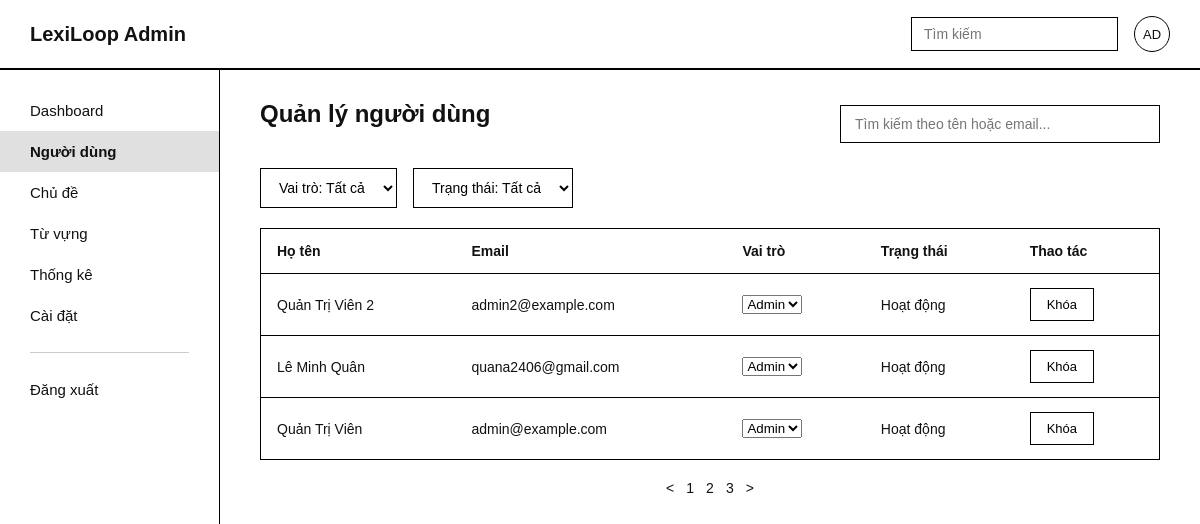
The page /pages/admin/D_Quanlynguoidung.php on the database as committed earlier.
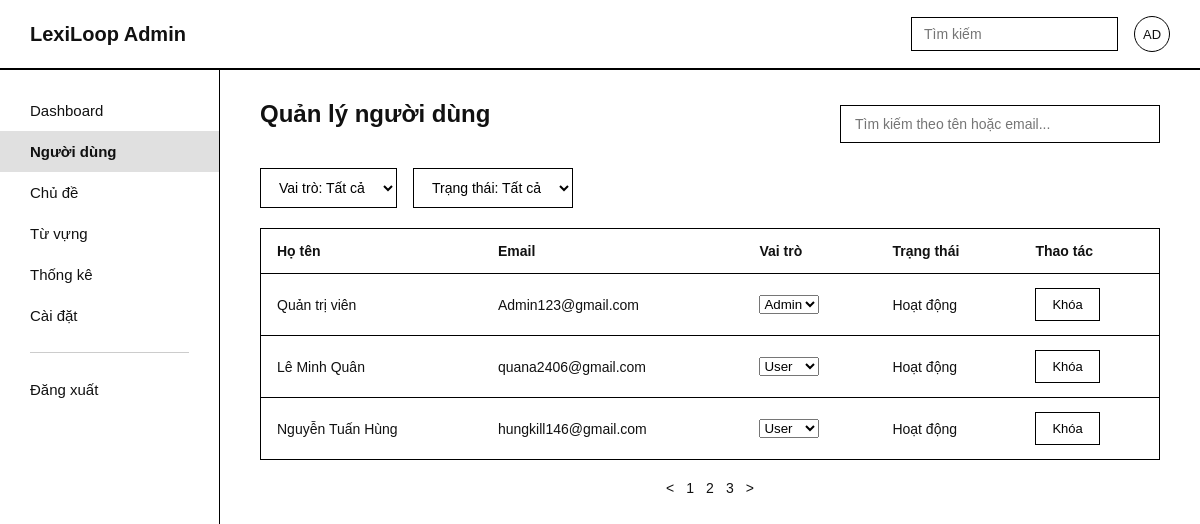
The same page on the database as committed later.
### tables this page shows
CREATE TABLE `Users` (
  `userID` int NOT NULL,
  `email` varchar(50) NOT NULL,
  `password_hash` varchar(300) NOT NULL,
  `full_name` varchar(100) DEFAULT NULL,
  `avatar_url` varchar(250) DEFAULT NULL,
  `role` enum('user','admin') DEFAULT 'user',
  `status` enum('active','locked') DEFAULT 'active',
  `created_at` datetime DEFAULT CURRENT_TIMESTAMP,
  `update_at` datetime DEFAULT CURRENT_TIMESTAMP ON UPDATE CURRENT_TIMESTAMP,
  `daily_reminder_enabled` tinyint DEFAULT '1',
  `reminder_time` time DEFAULT '20:00:00',
  `daily_target_words` int DEFAULT '20'
);

### pages/admin/D_Quanlynguoidung.php (the view, shortened to what this page needs)
<?php
require_once($_SERVER['DOCUMENT_ROOT'] . "/Connect.php");
$sqlDanhSach = "SELECT userID, full_name, email, role, status FROM Users ORDER BY created_at DESC";
$ketQuaDanhSach = mysqli_query($link, $sqlDanhSach);
?>
<!doctype html>
<html lang="vi">
  <head>
    <link
      rel="stylesheet"
      type="text/css"
      href="../../CSS/D_Quanlynguoidung.css"
    />
  </head>
  <body>
    <div class="D_Quanlynguoidung_Wrapper">
      <header class="D_Quanlynguoidung_Topbar">
        <div class="D_Quanlynguoidung_Logo">LexiLoop Admin</div>
        <div class="D_Quanlynguoidung_TopbarPhai">
          <input
            type="text"
            class="D_Quanlynguoidung_TimKiem"
            placeholder="Tìm kiếm"
          />
          <div class="D_Quanlynguoidung_Avatar">AD</div>
        </div>
      </header>
      <div class="D_Quanlynguoidung_Body">
        <nav class="D_Quanlynguoidung_Sidebar">
          <a href="D_Dashboard_admin.php" class="D_Quanlynguoidung_MucMenu"
            >Dashboard</a
          >
          <a
            href="D_Quanlynguoidung.php"
            class="D_Quanlynguoidung_MucMenu D_Quanlynguoidung_DangChon"
            >Người dùng</a
          >
          <a href="D_Quanlychude.php" class="D_Quanlynguoidung_MucMenu"
            >Chủ đề</a
          >
          <a href="D_Quanlytuvung.php" class="D_Quanlynguoidung_MucMenu"
            >Từ vựng</a
          >
          <a href="D_Thongkehethong.php" class="D_Quanlynguoidung_MucMenu"
            >Thống kê</a
          >
          <a href="D_Caidathethong.php" class="D_Quanlynguoidung_MucMenu"
            >Cài đặt</a
          >
          <hr class="D_Quanlynguoidung_GachNgang" />
          <a href="../auth/A_DangXuat.php" class="D_Quanlynguoidung_MucMenu"
            >Đăng xuất</a
          >
        </nav>
        <main class="D_Quanlynguoidung_NoiDung">
          <div class="D_Quanlynguoidung_HangTieuDe">
            <h1 class="D_Quanlynguoidung_TieuDe">Quản lý người dùng</h1>
            <input
              type="text"
              id="D_Quanlynguoidung_OTimKiem"
              class="D_Quanlynguoidung_OTimKiem"
              placeholder="Tìm kiếm theo tên hoặc email..."
            />
          </div>
          <div class="D_Quanlynguoidung_HangLoc">
            <select
              id="D_Quanlynguoidung_LocVaiTro"
              class="D_Quanlynguoidung_Loc"
            >
              <option value="tat_ca">Vai trò: Tất cả</option>
            </select>
            <select
              id="D_Quanlynguoidung_LocTrangThai"
              class="D_Quanlynguoidung_Loc"
            >
              <option value="tat_ca">Trạng thái: Tất cả</option>
            </select>
          </div>
          <table class="D_Quanlynguoidung_Bang">
            <thead>
              <tr>
                <th>Họ tên</th>
                <th>Email</th>
                <th>Vai trò</th>
                <th>Trạng thái</th>
                <th>Thao tác</th>
              </tr>
            </thead>
            <tbody id="D_Quanlynguoidung_ThanBang">
              <?php while ($hang = mysqli_fetch_assoc($ketQuaDanhSach)):
                  $trangThaiData = $hang["status"] === "active" ? "hoat_dong" : "da_khoa";
                  $trangThaiHienThi = $hang["status"] === "active" ? "Hoạt động" : "Đã khóa";
                  $textNut = $hang["status"] === "active" ? "Khóa" : "Mở khóa";
              ?>
                <tr data-vaitro="<?php echo htmlspecialchars($hang["role"]); ?>" data-trangthai="<?php echo $trangThaiData; ?>">
                  <td><?php echo htmlspecialchars($hang["full_name"] ?? ""); ?></td>
                  <td><?php echo htmlspecialchars($hang["email"]); ?></td>
                  <td>
                    <form method="post" action="D_Quanlynguoidung.php" style="display:inline">
                      <select name="vaitro" onchange="this.form.submit()">
                        <option value="user" <?php echo $hang["role"] === "user" ? "selected" : ""; ?>>User</option>
                        <option value="admin" <?php echo $hang["role"] === "admin" ? "selected" : ""; ?>>Admin</option>
                      </select>
                    </form>
                  </td>
                  <td class="D_Quanlynguoidung_OTrangThai"><?php echo $trangThaiHienThi; ?></td>
                  <td>
                    <form method="post" action="D_Quanlynguoidung.php" style="display:inline">
                      <button class="D_Quanlynguoidung_NutKhoa" type="submit">
                        <?php echo $textNut; ?>
                      </button>
                    </form>
                  </td>
                </tr>
              <?php endwhile; ?>
            </tbody>
          </table>
          <div class="D_Quanlynguoidung_PhanTrang">
            <span>&lt;</span> <span>1</span> <span>2</span> <span>3</span>
            <span>&gt;</span>
          </div>
        </main>
      </div>
    </div>
  </body>
</html>

### CSS/D_Quanlynguoidung.css (style rules this page uses)
* { box-sizing: border-box; margin: 0; padding: 0; }
body { font-family: Arial, Helvetica, sans-serif; color: #111111; background-color: #ffffff; }
.D_Quanlynguoidung_Wrapper { min-height: 100vh; }
.D_Quanlynguoidung_Topbar { display: flex; align-items: center; justify-content: space-between; padding: 16px 30px; border-bottom: 2px solid #000000; }
.D_Quanlynguoidung_Logo { font-size: 20px; font-weight: bold; }
.D_Quanlynguoidung_TopbarPhai { display: flex; align-items: center; gap: 16px; }
.D_Quanlynguoidung_TimKiem { padding: 8px 12px; border: 1px solid #000000; font-size: 14px; }
.D_Quanlynguoidung_Avatar { width: 36px; height: 36px; border-radius: 50%; border: 1px solid #000000; display: flex; align-items: center; justify-content: center; font-size: 13px; }
.D_Quanlynguoidung_Body { display: flex; }
.D_Quanlynguoidung_Sidebar { width: 220px; border-right: 1px solid #000000; min-height: calc(100vh - 69px); padding: 20px 0; display: flex; flex-direction: column; }
.D_Quanlynguoidung_MucMenu { display: block; padding: 12px 30px; color: #111111; text-decoration: none; font-size: 15px; }
.D_Quanlynguoidung_DangChon { background-color: #e0e0e0; font-weight: bold; }
.D_Quanlynguoidung_GachNgang { border: none; border-top: 1px solid #cccccc; margin: 16px 30px; }
.D_Quanlynguoidung_NoiDung { flex: 1; padding: 30px 40px; }
.D_Quanlynguoidung_TieuDe { font-size: 24px; margin-bottom: 20px; }
.D_Quanlynguoidung_HangTieuDe { display: flex; align-items: center; justify-content: space-between; margin-bottom: 20px; }
.D_Quanlynguoidung_OTimKiem { padding: 10px 14px; border: 1px solid #000000; width: 320px; font-size: 14px; }
.D_Quanlynguoidung_HangLoc { display: flex; gap: 16px; margin-bottom: 20px; }
.D_Quanlynguoidung_Loc { padding: 10px 14px; border: 1px solid #000000; font-size: 14px; background-color: #ffffff; }
.D_Quanlynguoidung_Bang { width: 100%; border-collapse: collapse; border: 1px solid #000000; margin-bottom: 20px; }
.D_Quanlynguoidung_Bang th, .D_Quanlynguoidung_Bang td { text-align: left; padding: 14px 16px; border-bottom: 1px solid #000000; font-size: 14px; }
.D_Quanlynguoidung_Bang thead th { font-weight: bold; }
.D_Quanlynguoidung_NutKhoa { padding: 8px 16px; border: 1px solid #000000; background-color: #ffffff; cursor: pointer; font-size: 13px; }
.D_Quanlynguoidung_PhanTrang { display: flex; justify-content: center; gap: 12px; font-size: 14px; }

Rows that differ between the two databases and show on the page:
removed users: full_name "Quản Trị Viên 2", email "admin2@example.com", vaitro "Admin", status "Hoạt động", status "Khóa"
removed users: full_name "Quản Trị Viên", email "admin@example.com", vaitro "Admin", status "Hoạt động", status "Khóa"
added users: full_name "Quản trị viên", email "Admin123@gmail.com", vaitro "Admin", status "Hoạt động", status "Khóa"
changed users "Lê Minh Quân": vaitro "Admin" → "User"
added users: full_name "Nguyễn Tuấn Hùng", email "hungkill146@gmail.com", vaitro "User", status "Hoạt động", status "Khóa"
